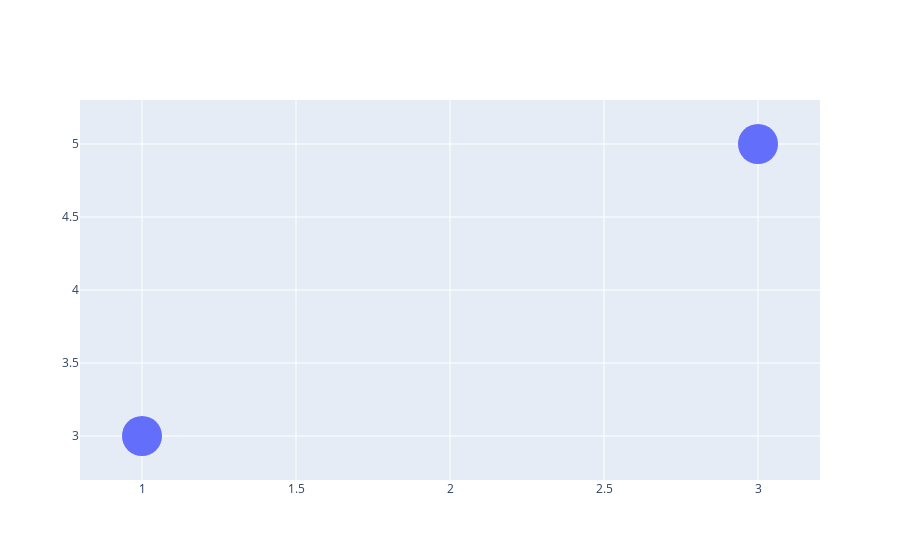

The cell this chart's notebook holds for it:
### Code cell
fig = go.Figure(data=go.Scatter(
    x=[item['info']['x'] for item in data],
    y=[item['info']['y'] for item in data],
    mode='markers',
    text=[item['info']['title'] for item in data],
    marker=dict(size=40,
#                 color=[0, 1, 2, 3]
               )
))

fig.show()

### Figure 1 — Plotly figure (JSON) as saved in the notebook; plotly's stock layout.template omitted (floating-point values rounded to 4 significant figures)
{"data": [{"marker": {"size": 40}, "mode": "markers", "text": ["Nucleotide Analogues as Inhibitors of Viral Polymerases", "blah blah as Inhibitors of Viral Polymerases"], "type": "scatter", "x": [1, 3], "y": [3, 5]}], "layout": {}}
